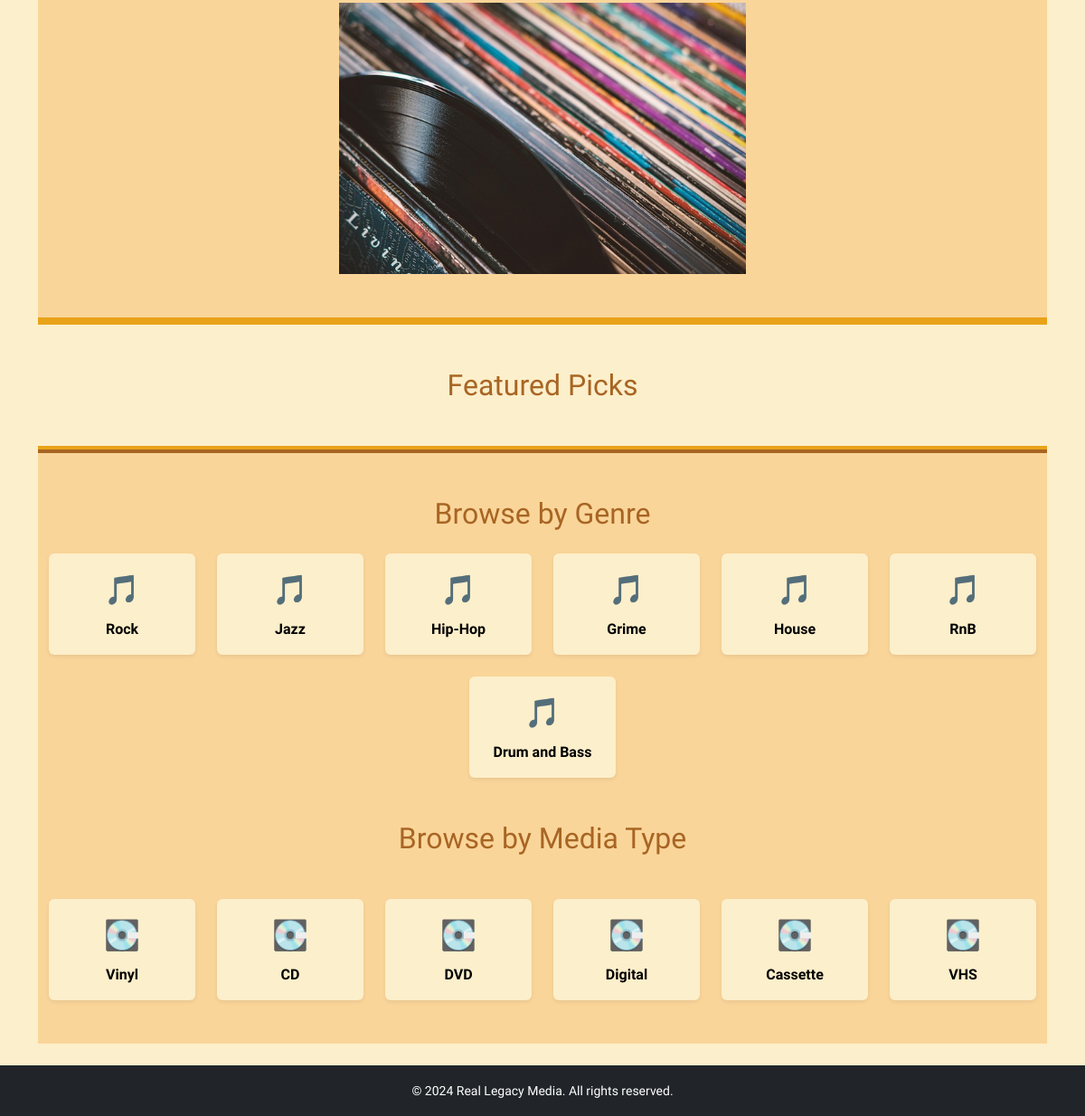
Before: / (lower part) with the older database file.
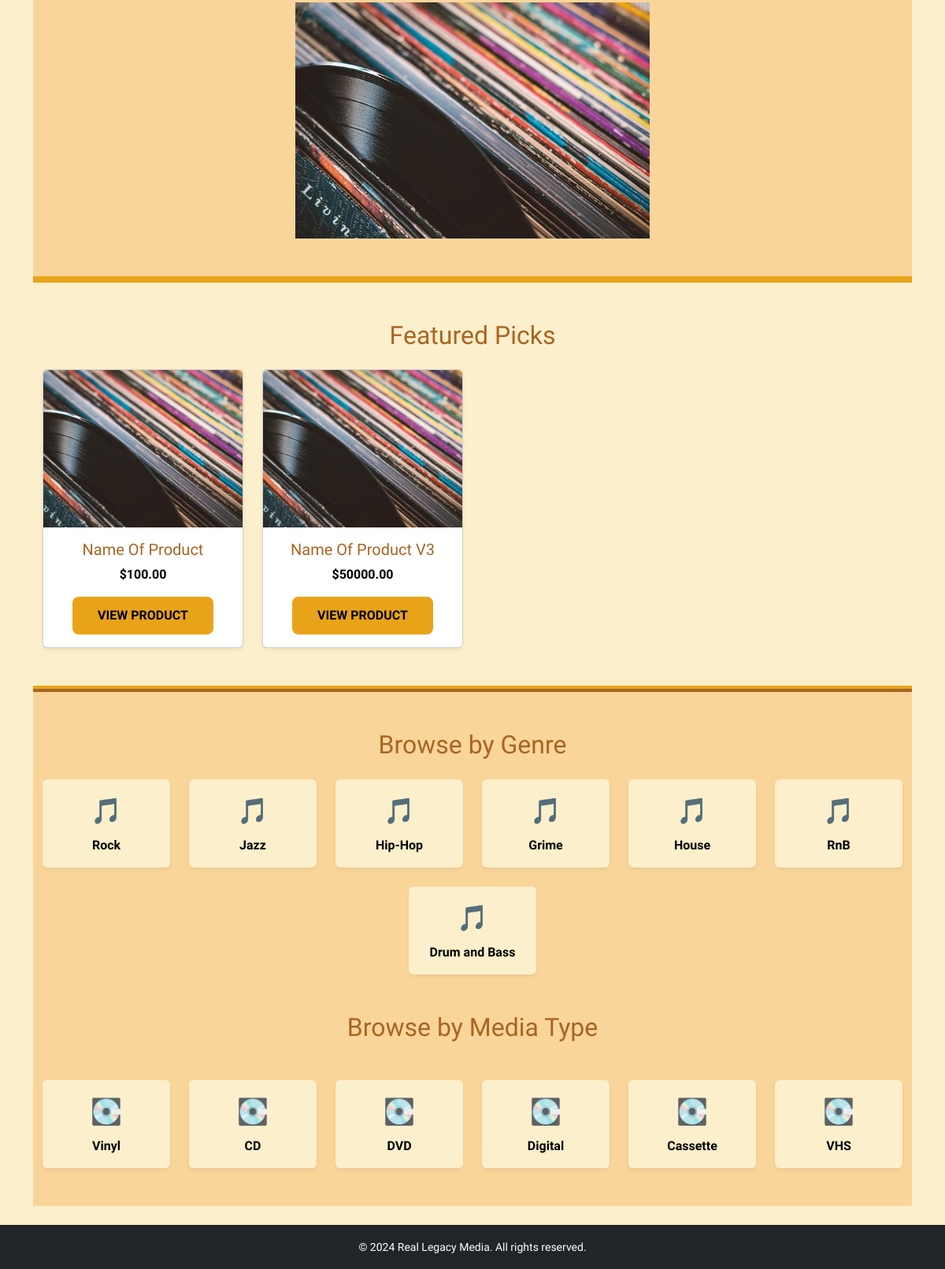
After: the same page with the newer database file.
### products/models.py (models this page shows, shortened)
class Genre(models.Model):
    name = models.CharField(max_length=100)

class MediaType(models.Model):
    name = models.CharField(max_length=100)

class Product(models.Model):
    name = models.CharField(max_length=200)
    slug = models.SlugField(unique=True)
    description = models.TextField()
    genre = models.ForeignKey(Genre, on_delete=models.SET_NULL, null=True)
    media_type = models.ForeignKey(MediaType, on_delete=models.SET_NULL, null=True)
    price = models.DecimalField(max_digits=10, decimal_places=2)
    stock = models.PositiveIntegerField()
    is_featured = models.BooleanField(default=False)
    is_limited_edition = models.BooleanField(default=False)
    created_at = models.DateTimeField(auto_now_add=True)

class ProductImage(models.Model):
    product = models.ForeignKey(Product, on_delete=models.CASCADE, related_name='images')
    image = models.ImageField(upload_to='products/')
    is_main = models.BooleanField(default=False)

### core/views.py (the view)
# urls.py: path('', views.home, name='home'),
def home(request):
    featured = Product.objects.filter(is_featured=True)[:4]
    genres = Genre.objects.all()
    media_types = MediaType.objects.all()
    return render(request, 'core/home.html', {
        'featured': featured,
        'genres': genres,
        'media_types': media_types,
    })

### templates/core/home.html (shortened to what this page needs)
{% extends 'base.html' %}
{% load static %}
{% block content %}
<section class="hero-section text-center py-5">
    <div class="container">
        <div class="mt-5">
            <img src="{% static 'images/vinyl-hero.jpg' %}" alt="Vinyl Stack" class="img-fluid" style="max-height: 300px;">
        </div>
    </div>
</section>
<section class="featured-section py-5">
    <div class="container">
        <h2 class="text-center mb-4">Featured Picks</h2>
        <div class="row g-4">
            {% for product in featured %}
            <div class="col-md-6 col-lg-3">
                <div class="card h-100 text-center shadow-sm">
                    <img src="{{ product.images.first.image.url|default:'/static/images/vinyl-hero.jpg' }}"
                        class="card-img-top" alt="{{ product.name }}">
                    <div class="card-body">
                        <h5 class="card-title">{{ product.name }}</h5>
                        <p class="card-text fw-bold">${{ product.price }}</p>
                        <a href="{{ product.get_absolute_url }}" class="btn btn-retro">View Product</a>
                    </div>
                </div>
            </div>
            {% endfor %}
        </div>
    </div>
</section>
<section class="category-section py-5">
    <div class="container">
        <h2 class="text-center mb-4">Browse by Genre</h2>
        <div class="row g-4 justify-content-center">
            {% for genre in genres %}
            <div class="col-6 col-md-4 col-lg-2">
                <a href="#" class="category-tile text-center p-3 d-block rounded shadow-sm">
                    <div class="category-icon mb-2">🎵</div>
                    <strong>{{ genre.name }}</strong>
                </a>
            </div>
            {% endfor %}
        </div>
        <h2 class="text-center my-5">Browse by Media Type</h2>
        <div class="row g-4 justify-content-center">
            {% for type in media_types %}
            <div class="col-6 col-md-4 col-lg-2">
                <a href="#" class="category-tile text-center p-3 d-block rounded shadow-sm">
                    <div class="category-icon mb-2">💽</div>
                    <strong>{{ type.name }}</strong>
                </a>
            </div>
            {% endfor %}
        </div>
    </div>
</section>
{% endblock %}

Changed rows visible on the page:
added Product: name "Name Of Product", price "100.00"
added Product: images.first.image (picture), name "Name Of Product V3", price "50000.00"
